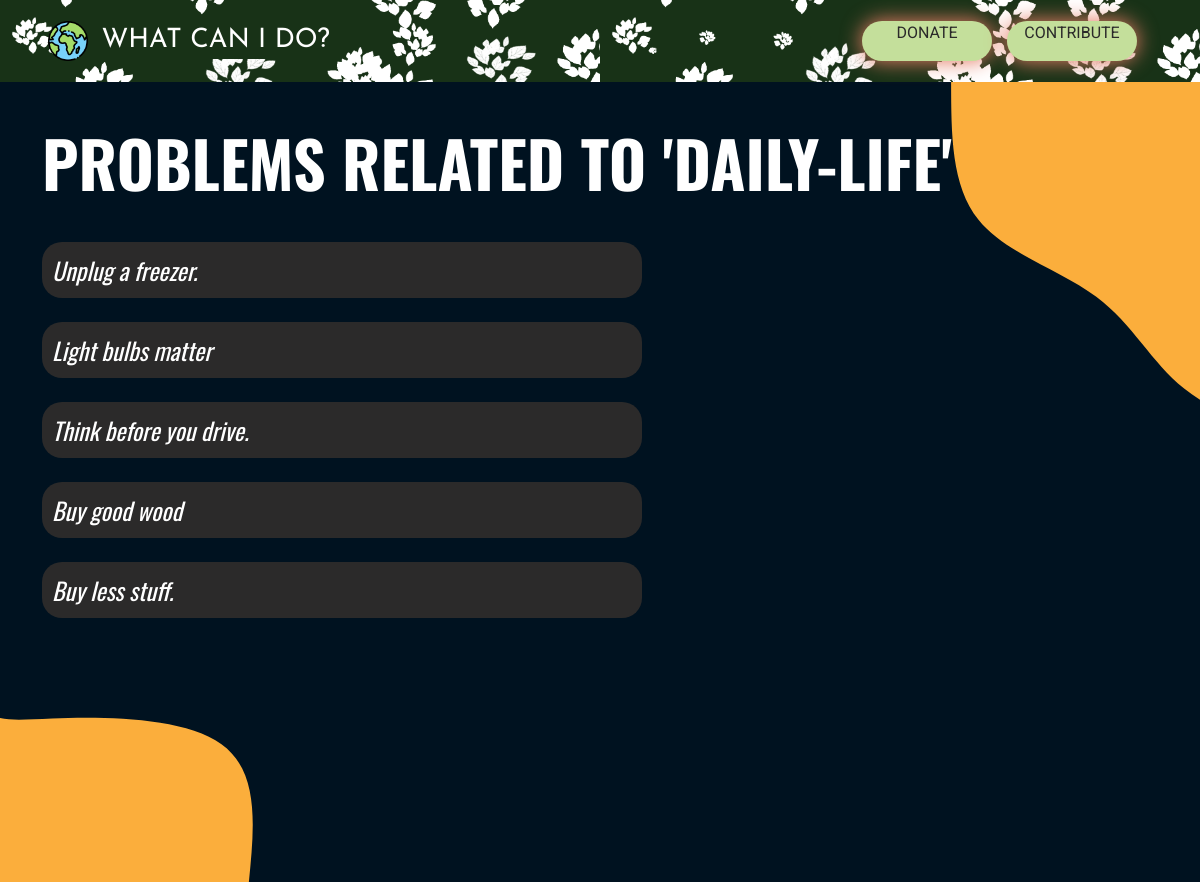
Screenshot of /problems/daily-life/ with the database file from the repository.
### whatcanido/models.py (models this page shows, shortened)
class Category(models.Model):
    title = models.CharField(max_length=250)
    category_slug = models.SlugField()
    class Meta:
        verbose_name_plural = 'Categories'

class Data(models.Model):
    name = models.TextField(max_length=250)
    name_slug = models.SlugField(max_length=250)
    in_review = models.BooleanField(default=True)
    solution = models.TextField()
    category = models.ForeignKey(Category,on_delete=models.CASCADE, related_name='category')
    class Meta:
        verbose_name_plural = 'Data'
    def get_absolute_url(self):
        return reverse('whatcanido:problempage', args=(self.name_slug,))

### whatcanido/views.py (the view)
# urls.py: path('problems/<slug:category_slug>/', views.problemlist, name='problem_list_category'),
def problemlist(request, category_slug=None):
    if category_slug:
        t = category_slug
        qs = Data.objects.filter(category__category_slug = t)
    else:
        t = request.GET.get('querry')
        qs = Data.objects.filter(name__icontains=t)
    return render(request, 'whatcanido/list.html', {'qs':qs, 't':t})

### templates/whatcanido/list.html (shortened to what this page needs)
{% extends 'whatcanido/base.html' %}
{% load static %}
    {% block content %}
    <div class="main-content container">
        <div class="heading">
            Problems related to '{{t}}'
        </div>
        <div class="list-items">
            {% for q in qs %}
            <a href="{{ q.get_absolute_url }}">
                <div class="list-item">{{q.name}}</div>
            </a>
            {% empty %}
            <div class="list-item">No Results</div>
            {% endfor %}
        </div>
    </div>
    {% endblock %}

### static/css/style.css (style rules this page uses)
.heading { font-size:4em ; color:white; font-family: 'Oswald'; text-transform: uppercase; margin-top: 0.5em; margin-bottom: 0.5em; font-weight: 700; }
.list-item { font-family: 'Oswald'; font-style: italic; font-size: 1.5em; margin-bottom: 1em; width: 50vw; color: white; padding: 10px; border: 0 solid black; border-radius: 20px; background-color: #2b2a2a; }
.list-items { display: flex; flex-direction: column; align-items: flex-start; }
.main-content { position: relative; display: flex; flex-direction: column; align-items: flex-start; }
a { text-decoration: none; }

### rows the page displays
Category: category_slug "DAILY-LIFE"
Data: name "Unplug a freezer."
Data: name "Light bulbs matter"
Data: name "Think before you drive."
Data: name "Buy good wood"
Data: name "Buy less stuff."
